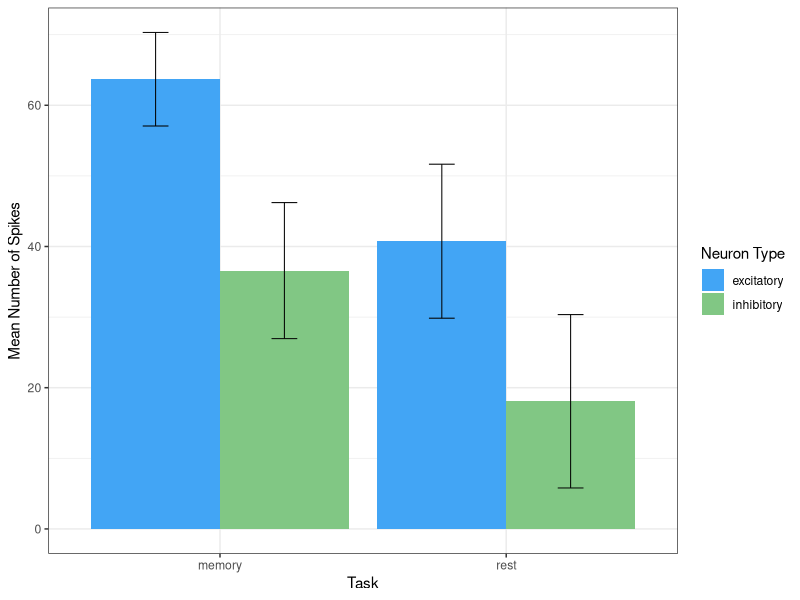

Generate this figure with R:
## ---- chunk 1
# Load libraries
library(tidyverse)
library(ggplot2)
library(ggthemes)
## ---- chunk 2
## Simulating data: 
# Is there a difference in the number of spikes of inhibitory and excitatory neurons during rest vs. a memory task?
spike_data <- data.frame(neuron.type = rep(c("excitatory","inhibitory"), each=25), 
                         task = rep(c("memory","rest"), times=25))
set.seed(459)
for(i in 1:dim(spike_data)[1]){
  if(spike_data[i,"neuron.type"] == "excitatory"){
    m <- 50; stdev <- 8} else {
      m <- 25; stdev <- 12}
  if(spike_data[i,"task"] == "memory"){
    m <- m * 1.25 } else {
      m <- m * 0.75 }
  spike_data[i,"spike.num"] <- abs(round(rnorm(1, mean=m, sd=stdev)))
}

spike_data$neuron.type <- factor(spike_data$neuron.type)
spike_data$task <- factor(spike_data$task)
spike_sum <- spike_data %>%
  group_by(neuron.type, task) %>%
  summarize(meanSpike = mean(spike.num), sdSpike = sd(spike.num)) %>%
  print()
## ---- chunk 3
## 2-way ANOVA
spike_aov <- aov(spike.num ~ neuron.type * task, data = spike_data)
summary(spike_aov)
## ---- chunk 4
## Post-hoc multiple comparisons test
TukeyHSD(spike_aov)
## ---- chunk 5
ggplot(spike_sum,aes(x = task, y= meanSpike, fill=neuron.type)) +
  geom_bar(stat="identity", position="dodge") +
  geom_errorbar(aes(ymin=meanSpike-sdSpike,
                    ymax=meanSpike+sdSpike), position=position_dodge2(padding=0.8), linewidth=0.35) +
  scale_fill_manual(values=c("#42A5F5","#81C784"),name = "Neuron Type") +
  labs(x="Task",y="Mean Number of Spikes") +
  theme_bw()
